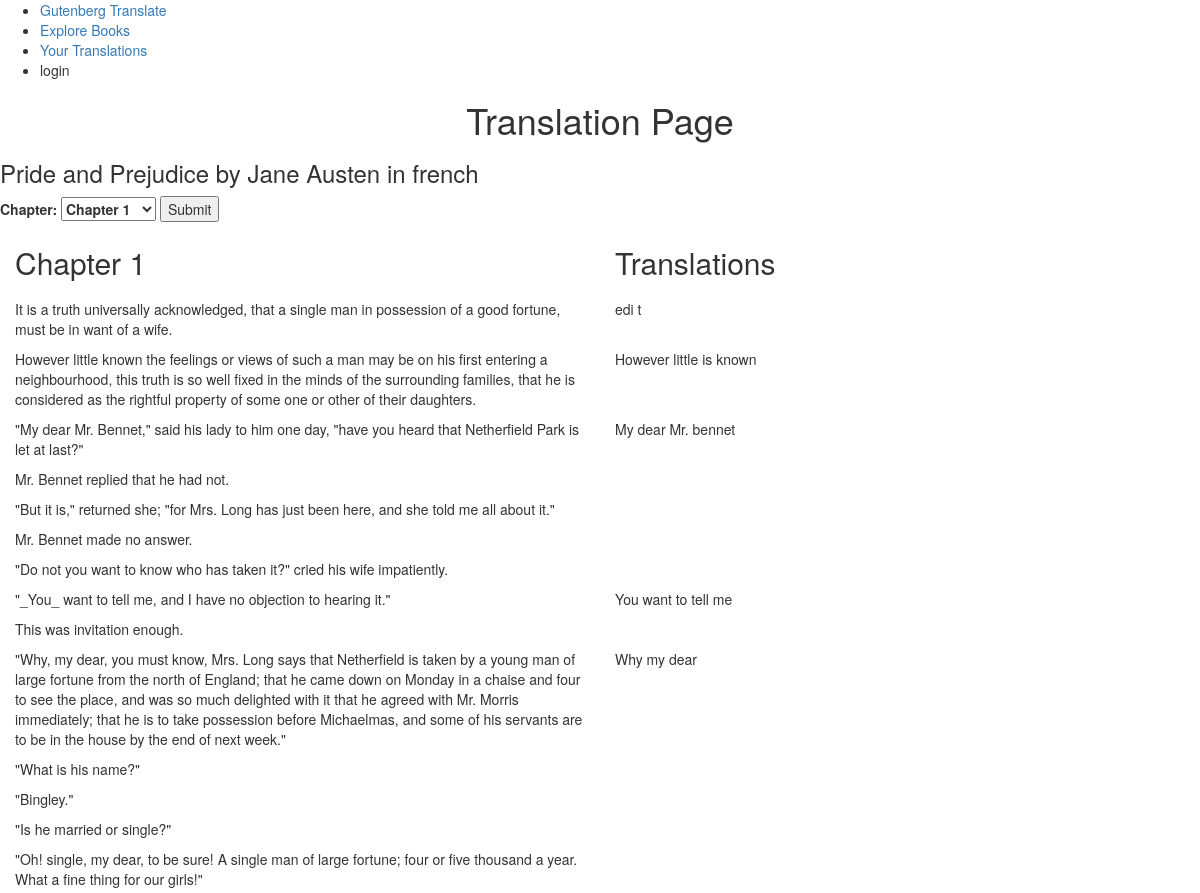
Before: /translate/1/render (upper part) with the older database file.
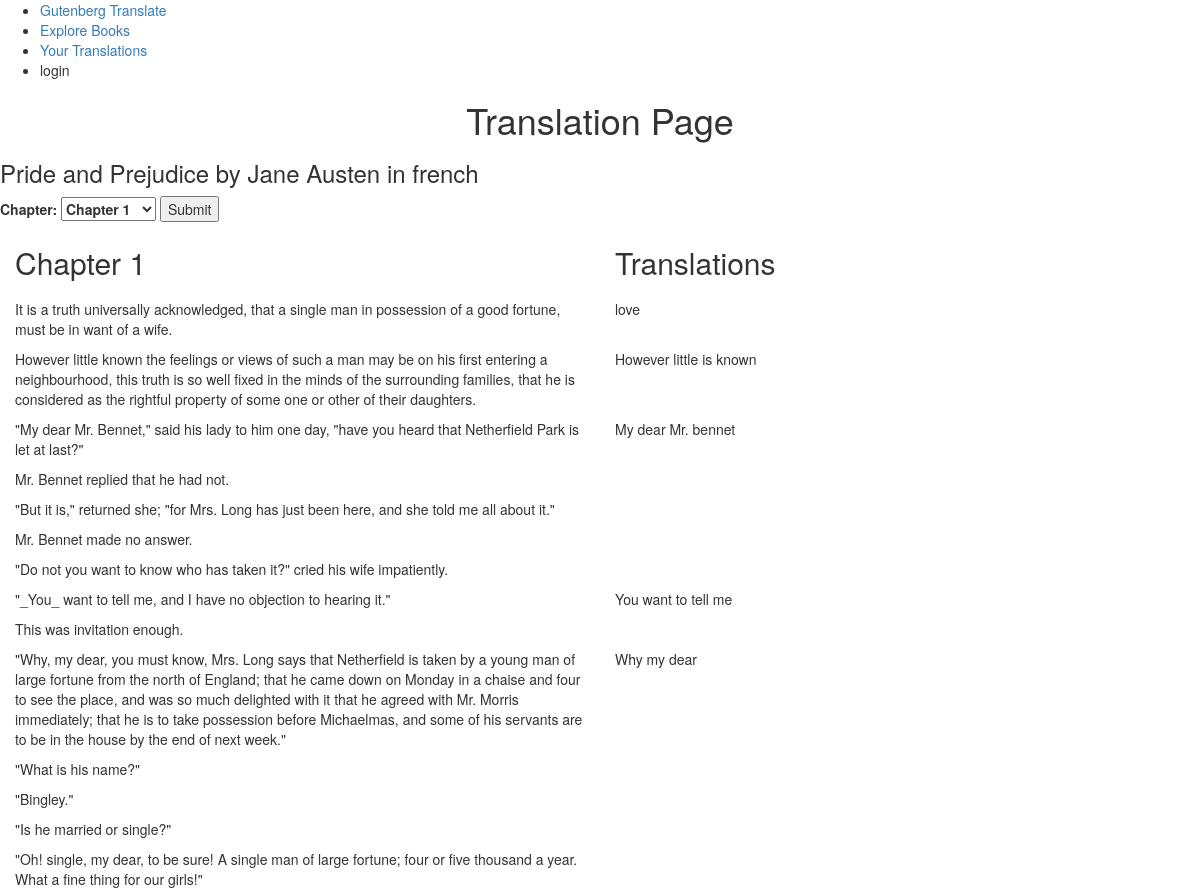
After: the same page with the newer database file.
### model.py (models this page shows, shortened)
class Book(db.Model):
    __tablename__ = "books"
    book_id = db.Column(db.Integer, primary_key=True, autoincrement=True)
    name = db.Column(db.String(50), nullable=False)
    author = db.Column(db.String(45))
    reviews = db.Column(db.String())
    rating = db.Column(db.Integer)
    cover = db.Column(db.String())
    genre_name = db.Column(db.String(10))
    gutenberg_extraction_num = db.Column(db.String(10))
    isbn = db.Column(db.String(10))
    chapters = db.relationship("Chapter", backref="book")
    groups = db.relationship("Group", backref=db.backref("books"),
        secondary="bookgroups")

class BookGroup(db.Model):
    __tablename__ = "bookgroups"
    bookgroup_id = db.Column(db.Integer, primary_key=True, autoincrement=True)
    language = db.Column(db.String(15))
    group_id = db.Column(db.Integer, db.ForeignKey("groups.group_id"))
    book_id = db.Column(db.Integer, db.ForeignKey("books.book_id"))
    translations = db.relationship("Translation", backref="bookgroups")
    group = db.relationship("Group", backref=db.backref("bookgroups"))

class Paragraph(db.Model):
    __tablename__ = "paragraphs"
    paragraph_id = db.Column(db.Integer, primary_key=True, autoincrement=True)
    untranslated_paragraph = db.Column(db.String())
    chapter_id = db.Column(db.Integer, db.ForeignKey("chapters.chapter_id"))
    translations = db.relationship("Translation", backref="paragraph")

class Translation(db.Model):
    __tablename__ = "translations"
    translation_id = db.Column(db.Integer, primary_key=True, autoincrement=True)
    translated_paragraph = db.Column(db.String())
    paragraph_id = db.Column(db.Integer, db.ForeignKey("paragraphs.paragraph_id")) #fk
    bookgroup_id = db.Column(db.Integer, db.ForeignKey("bookgroups.bookgroup_id"))

### server.py (the view)
@app.route("/translate/<int:bookgroup_id>/render", methods=["GET"])
def display_translation_page(bookgroup_id):
    bookgroup_obj = BookGroup.query.get(bookgroup_id)
    bookgroup_id = bookgroup_obj.bookgroup_id
    bookgroup_language = bookgroup_obj.language
    bookgroup_groupid = bookgroup_obj.group_id
    bookgroup_bookid = bookgroup_obj.book_id
    chosen_chapter = request.args.get("chapter_selection")
    if chosen_chapter:
        chosen_chapter = int(chosen_chapter)
    book_obj = Book.query.get(bookgroup_bookid)
    chapter_obj_list = book_obj.chapters
    number_of_chapters = len(chapter_obj_list)
    if chosen_chapter:
        paragraph_obj_list = chapter_obj_list[chosen_chapter].paragraphs
        translated_paragraphs_list = find_trans_paragraphs(
                paragraph_obj_list, bookgroup_id)
    else:
        paragraph_obj_list = chapter_obj_list[1].paragraphs
        translated_paragraphs_list = find_trans_paragraphs(
                paragraph_obj_list, bookgroup_id)
    return render_template("translation_page.html",
        number_of_chapters = number_of_chapters,
        display_chapter = paragraph_obj_list, chapter_chosen=chosen_chapter,
        display_translations=translated_paragraphs_list, book_id=bookgroup_bookid,
        language=bookgroup_language, book_obj=book_obj, group_id=bookgroup_groupid,
        bookgroup_id=bookgroup_id)

### server.py (called while the page is built)
def find_trans_paragraphs(paragraph_obj_list, bookgroup_id):
    paragraph_ids = [p.paragraph_id for p in paragraph_obj_list]
    translated_paragraphs = Translation.query.filter(
        Translation.bookgroup_id == bookgroup_id,
        Translation.paragraph_id.in_(paragraph_ids)
        ).all()
    return translated_paragraphs

### templates/translation_page.html (shortened to what this page needs)
{% extends 'base.html' %}
{% block body %}
    <h1>Translation Page</h1>
    <div id="user_controls">
        <h3>{{ book_obj.name }} by {{ book_obj.author }} in {{ language }}</h3>
        <form action="/translate/{{ bookgroup_id }}/render" method="GET">
            <label>Chapter:
                <select name="chapter_selection">
                    {% for chapter_number in range(1, number_of_chapters) %}
                    {% if chapter_number == chapter_chosen %}
                    <option value="{{ chapter_number|string() }}" selected="selected">Chapter {{ chapter_number }}</option>
                    {% else %}
                    <option value="{{ chapter_number|string() }}">Chapter {{ chapter_number }}</option>
                    {% endif %}
                    {% endfor %}
                </select>
            </label>
            <input id="chosen_chap_submit" type="submit">
        </form>
    </div>
    <div class="book-info container-fluid">
        <div class="row">
            <div class="col-xs-6 col-sm-6 col-md-6 col-lg-6">
                {% if chapter_chosen %}
                <h2>Chapter {{ chapter_chosen }}</h2>
                {% else %}
                <h2>Chapter 1</h2>
                {% endif %}
            </div>
            <div class="col-xs-6 col-sm-6 col-md-6 col-lg-6">
                <h2>Translations</h2>
            </div>
        </div>
    </div>
    <div class="container-fluid">
        {%  for paragraph in display_chapter %}
        <div class="book_rendering row">
            <div class="untranslated col-xs-6 col-sm-6 col-md-6 col-lg-6">
                <div class="a_chapter_and_bttn {{ paragraph.paragraph_id }}">
                    <p>{{ paragraph.untranslated_paragraph }}</p>
                </div>
            </div>
            <div class="trans_para col-xs-6 col-sm-6 col-md-6 col-lg-6" id="{{ paragraph.paragraph_id }}">
                {% if display_translations %}
                    {% for existing_translation in display_translations %}
                        {% if existing_translation.paragraph_id == paragraph.paragraph_id %}
                            <p>{{ existing_translation.translated_paragraph }}</p>
                        {% endif %}
                    {% endfor %}
                {% endif %}
            </div>
        </div>
        {% endfor %}
    </div>
{% endblock %}

### templates/base.html (shortened to what this page needs)
<!DOCTYPE html>
<html>
<head>
    <link rel="stylesheet" type="text/css" href="/static/css/style.css">
    <link rel="stylesheet" href="http://maxcdn.bootstrapcdn.com/bootstrap/3.2.0/css/bootstrap.min.css">
</head>
<body>
    <nav>
        <ul>
            <li><a href="/">Gutenberg Translate</a></li>
            <li><a href="/explore">Explore Books</a></li>
            <li><a href="/profile">Your Translations</a></li>
            {% if session.get('login') %}
            <li><a href="#"> {{ session['login'][0] }} </a></li>
            {% else %}
            <li>login</li>
            {%endif%}
        </ul>
    </nav>
    {% block body %}
    {% endblock %}
</body>
</html>

### static/css/style.css (style rules this page uses)
h1 { text-align: center }

Changed rows visible on the page:
changed Translation: translated_paragraph "edi t" → "love"
